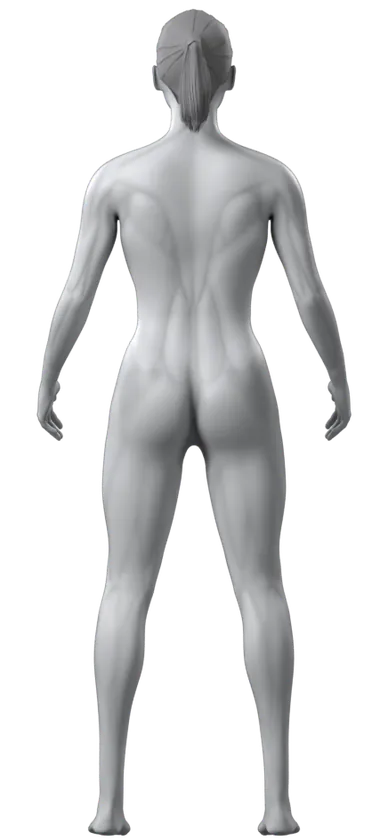
#> input picture img/body/female/back/base.webp, 388 x 840 px
$ python -i gen-body2.py   (imports and definitions only)
#> lines starting #> are read from the running program, lines starting #| are printed output that depends on the picture; after the words box and inside, x2 and y2 are one past the last pixel; in counts of white or black regions, pixels touching at a corner belong together
#!/usr/bin/env python3
"""Atlas détaillé du personnage (img/body2/) : copie depuis l'export de mdlf-perso et données de l'app.

    python3 tools/gen-body2.py [~/mdlf-perso/out/detail_final]

Lit l'export « detail_final » de mdlf-perso (src/export_detail.py : manifest.json, puis par sexe et par vue
base.webp, base@3x.webp, p3/<sous-muscle>.webp recadrés, lines@3x.webp, hit.png) et écrit :
  tools/body2-manifest.json               copie du manifest (tailles, boîtes 3×, noms, parents, deep) : hors de img/,
                                          pour ne partir ni dans l'OTA ni sur Vercel (l'app lit js/data/body-parts.js)
  img/body2/<sexe>/<vue>/base.webp        corps gris 1× (affiché dans la fiche exercice, sans zoom)
  img/body2/<sexe>/<vue>/p/<id>.webp      sous-muscles 1×, RÉDUITS ici depuis p3 (boîte 1× alignée)
  img/body2/<sexe>/<vue>/base@3x.webp     \
  img/body2/<sexe>/<vue>/p3/<id>.webp      } 3×, chargés au premier zoom seulement (js/ui/body-zoom.js)
  img/body2/<sexe>/<vue>/lines@3x.webp    /
  img/body2/<sexe>/<vue>/hit.png          carte d'indices (1 + rang dans parts, 0 = rien) pour le toucher
  js/data/body-parts.js                   BODY_PARTS : noms, parents, profonds, boîtes 1× et 3× par vue
  sw.js                                   bloc « body2 1× » de ASSETS (1× et cartes de toucher, jamais le 3×)

Jambes et fessiers : ombrage des calques éclairci au niveau du haut du corps (LEG_TONE).

Personnage femme, vue de face : le tissu mammaire n'est pas un muscle. Les calques des pectoraux (et ce qui passe
dessous) sont évidés sur le volume des seins, de même que les contours de lines@3x et la carte de toucher : le
pectoral ne se colore que sous et autour du sein, vers l'aisselle et le sternum (BREASTS, panel de l'affiche).

Les calques 1× des 18 muscles (m/) et leurs versions 3× (m3/) ne sont pas copiés : la fiche colore toujours
des sous-muscles (un muscle sans détail = tous ses sous-muscles, js/data/atlas.js), m/ et m3/ ne serviraient pas.
Formes d'après BodyParts3D, © The Database Center for Life Science, CC BY 4.0, modifiées (crédit : Réglages,
mentions légales).
"""
import json
import math
import os
import re
import shutil
import sys

from PIL import Image, ImageChops, ImageDraw, ImageFilter

ROOT = os.path.dirname(os.path.dirname(os.path.abspath(__file__)))
SRC = os.path.expanduser(sys.argv[1] if len(sys.argv) > 1 else '~/mdlf-perso/out/detail_final')
OUT = os.path.join(ROOT, 'img', 'body2')
MANIFEST = os.path.join(ROOT, 'tools', 'body2-manifest.json')
SEXES, VIEWS = ('male', 'female'), ('front', 'back')
Q1, QA1 = 78, 70   # qualité WebP des sous-muscles 1× (ombrage gris, alpha) : ~30 % de moins qu'à 82/100


# Volume des seins (personnage femme, face), en pixels 3× de la vue : ellipses relevées sur base@3x.webp (pli sous-mammaire,
# bord vers le sternum et vers l'aisselle), bord adouci. Calques évidés : pectoraux et ce qui passe dessous
BREASTS = {('female', 'front'): [(428, 696, 82, 70), (722, 696, 82, 70)]}
BREAST_PARTS = ('chest_sternal', 'chest_abdominal', 'chest_clavicular', 'pec_minor', 'serratus')
BREAST_FEATHER = 2   # bord net (pas de halo), sans marche d'escalier


# Jambes et fessiers : l'ombrage gris de leurs calques est plus sombre que celui du haut du corps (moyenne 112 à 135 sur
# 255, contre 165 à 178 aux pectoraux et aux épaules), d'autres éclairages dans le rendu de mdlf-perso. En clair (multiply),
# le ciblé y virait au rouge presque noir, bord sombre compris (panel atlas-bas t2 : « contour noir » chez la femme).
# Éclaircis ici vers LEG_TONE (gain borné à LEG_GAIN_MAX), le relief des fibres reste
LEG_PARTS = ('glute_max', 'glute_med', 'glute_min', 'tfl', 'sartorius', 'iliopsoas', 'rectus_femoris', 'vastus_lateralis',
             'vastus_medialis', 'vastus_intermedius', 'adductor_longus', 'adductor_brevis', 'adductor_magnus', 'gracilis',
             'pectineus', 'biceps_femoris_long', 'biceps_femoris_short', 'semitendinosus', 'semimembranosus', 'gastro_medial',
             'gastro_lateral', 'soleus', 'tibialis', 'itb', 'achilles', 'knee_tendons', 'peroneus')
LEG_TONE, LEG_GAIN_MAX = 165, 1.6


def leg_tone(src, out):
    """Calque 3× d'un sous-muscle de la jambe, son ombrage éclairci jusqu'à LEG_TONE en moyenne (alpha inchangé)."""
#> called with src = '../img/body/female/back/base.webp', out = 'out.png'
    img = Image.open(src).convert('RGBA')
#> img is the input picture: PIL image 388x840 RGBA; mean R, G, B, A 57.6, 58.2, 58.8, 82.1
    r, g, b, a = img.split()
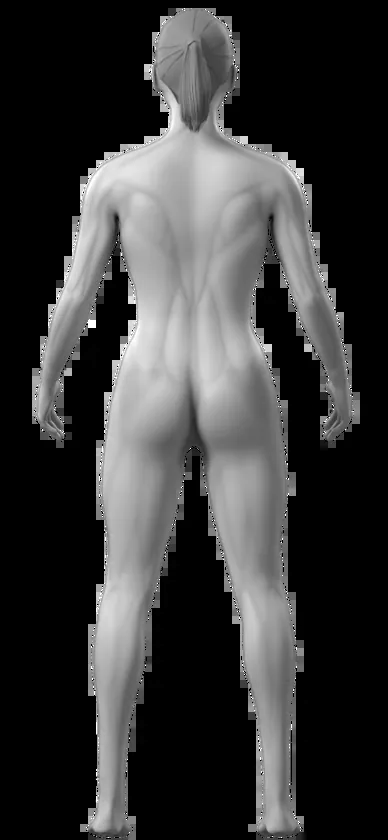
#> r: PIL image 388x840 L; min 0, max 255, mean 57.6
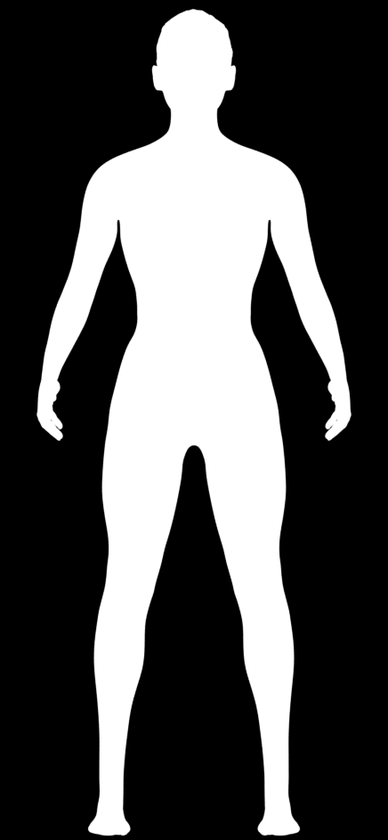
#> a: PIL image 388x840 L; min 0, max 255, mean 82.1
    gray, mask = r.convert('L'), a.point(lambda v: 255 if v > 128 else 0)
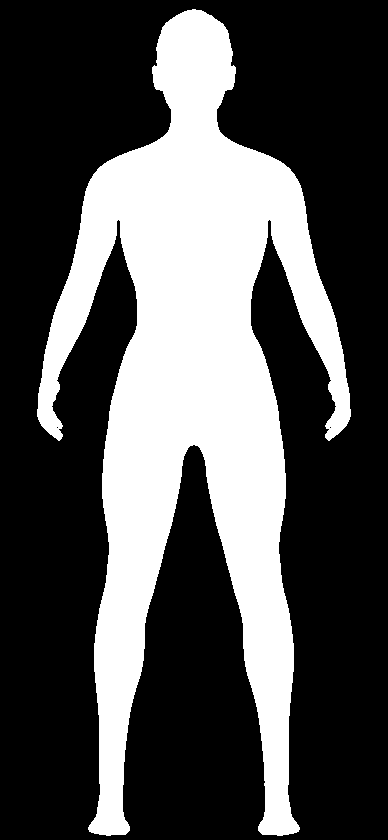
#> mask: PIL image 388x840 L; 32.2% white; 1 white region, box (x1, y1, x2, y2) and area: (37, 9, 351, 836) 104995
    hist = gray.histogram(mask)
#> hist = 256 values, max 1549 at index 173, min 0 at index 0, mean 410.1
    n = sum(hist)
#> n = 104995
    mean = sum(i * c for i, c in enumerate(hist)) / n if n else LEG_TONE
#> mean = 151.4
    gain = min(LEG_GAIN_MAX, LEG_TONE / mean) if mean < LEG_TONE else 1
#> gain = 1.09
    if gain > 1:
        r, g, b = (ch.point(lambda v: min(255, round(v * gain))) for ch in (r, g, b))
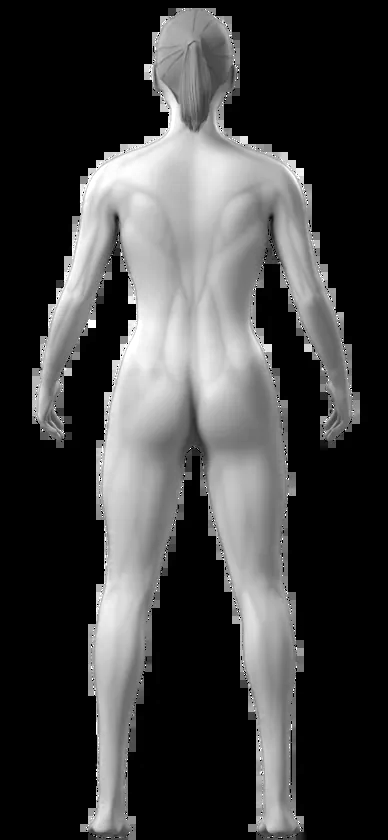
#> b: PIL image 388x840 L; min 0, max 255, mean 64.1
    Image.merge('RGBA', (r, g, b, a)).save(out, 'WEBP', quality=90, alpha_quality=90, method=6)


# [17 lines left out: functions breast_keep, cut_alpha, not called in this run]


def box1(b):
    """Boîte 3× → plus petite boîte 1× entière qui la contient."""
    return [b[0] // 3, b[1] // 3, math.ceil(b[2] / 3), math.ceil(b[3] / 3)]


# [118 lines left out: functions area1, reduce_part, main, cut_breasts, write_js, write_sw, not called in this run]


# [2 lines not run here, left out]

>>> result = leg_tone('../img/body/female/back/base.webp', 'out.png')
